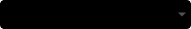
<?xml version="1.0" encoding="UTF-8"?>
<ui version="4.0">
 <class>DialogItemComboBox</class>
 <widget class="QDialog" name="DialogItemComboBox">
  <property name="geometry">
   <rect>
    <x>0</x>
    <y>0</y>
    <width>191</width>
    <height>29</height>
   </rect>
  </property>
  <property name="font">
   <font>
    <weight>50</weight>
    <bold>false</bold>
   </font>
  </property>
  <property name="windowTitle">
   <string>Dialog</string>
  </property>
  <property name="styleSheet">
   <string notr="true">/*QWidget {
background-color: rgb(99,99,99); */
/*background-color: rgb(169,169,29); */
/*background-color: rgb(29,200,200); */
/*color: rgb(229,229,229); 
}*/

QPushButton {
background-color: rgb(129,129,129); 
color: rgb(229,229,229); 
border: 1px solid black;
border-radius: 4px;
}

QComboBox {
background-color: rgb(0,0,0); 
color: rgb(129,129,129); 
border: 1px solid black;
border-radius: 4px;
/*font: bold 14px;*/
/*font-size: 16px*/
}

/*QPushButton:pressed {
    background-color: qlineargradient(spread:pad, x1:0, y1:0, x2:0, y2:1,   stop:0 rgba(60, 186, 162, 255), stop:1 rgba(98, 211, 162, 255))
}*/

/*QPushButton {
     background-color: #3cbaa2; 
     border: 1px solid black;
     border-radius: 4px;
}*/

/*QPushButton:disabled {
    background-color: rgb(170, 170, 127)
}*/

QFrame {
background-color: rgb(69,69,69); 
color: rgb(229,229,229); 
}

QLabel {
background-color: rgb(119,119,119); 
color: rgb(229,229,229); 
}

/*QTreeWidget {
background-color: qlineargradient(x1: 0, y1: 0, x2: 0, y2: 1, stop: 0 rgb(96,96,96), stop: 1 rgb(196,196,196));
color:rgb(232,232,232); 
border: 2px solid rgb(190,220,15);
border-radius: 8px;border-style:solid; 
}*/

</string>
  </property>
  <layout class="QVBoxLayout" name="verticalLayout">
   <property name="spacing">
    <number>0</number>
   </property>
   <property name="leftMargin">
    <number>0</number>
   </property>
   <property name="topMargin">
    <number>0</number>
   </property>
   <property name="rightMargin">
    <number>0</number>
   </property>
   <property name="bottomMargin">
    <number>0</number>
   </property>
   <item>
    <widget class="QComboBox" name="modes">
     <property name="font">
      <font>
       <pointsize>16</pointsize>
       <weight>75</weight>
       <bold>true</bold>
      </font>
     </property>
    </widget>
   </item>
  </layout>
 </widget>
 <resources/>
 <connections/>
</ui>
